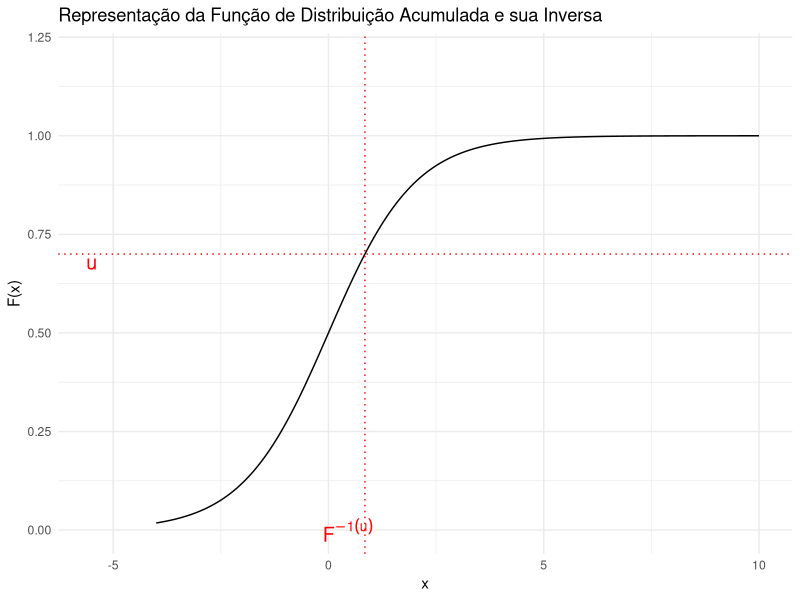
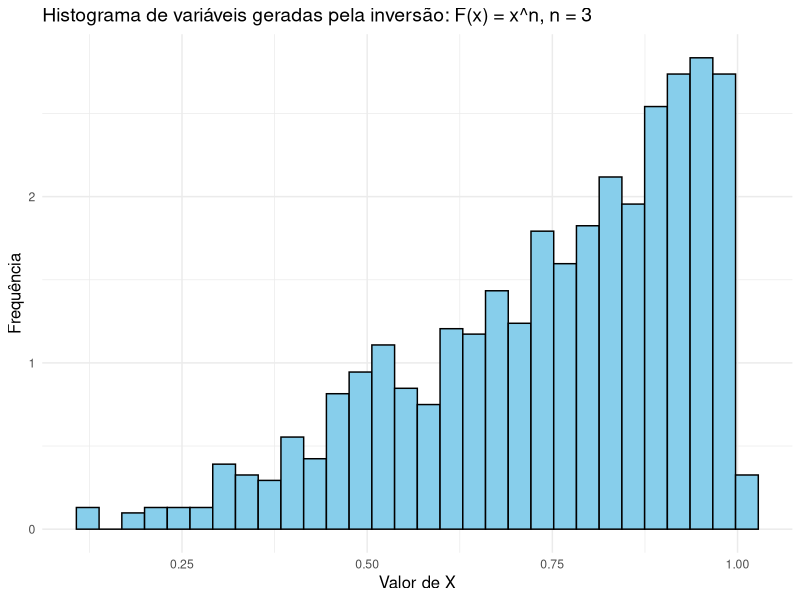
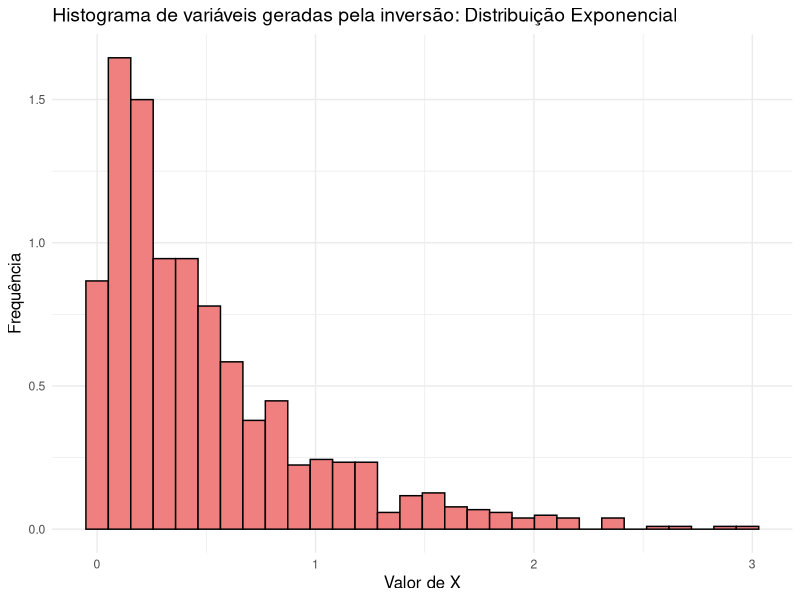
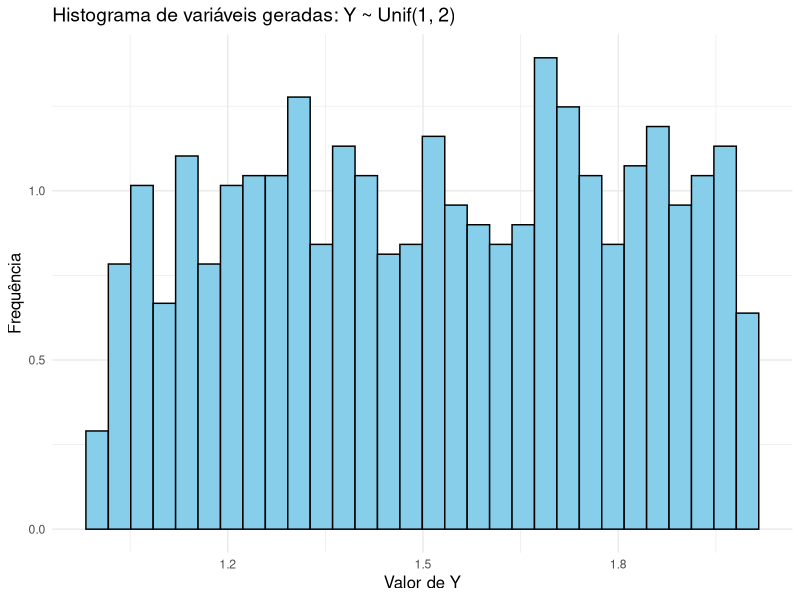
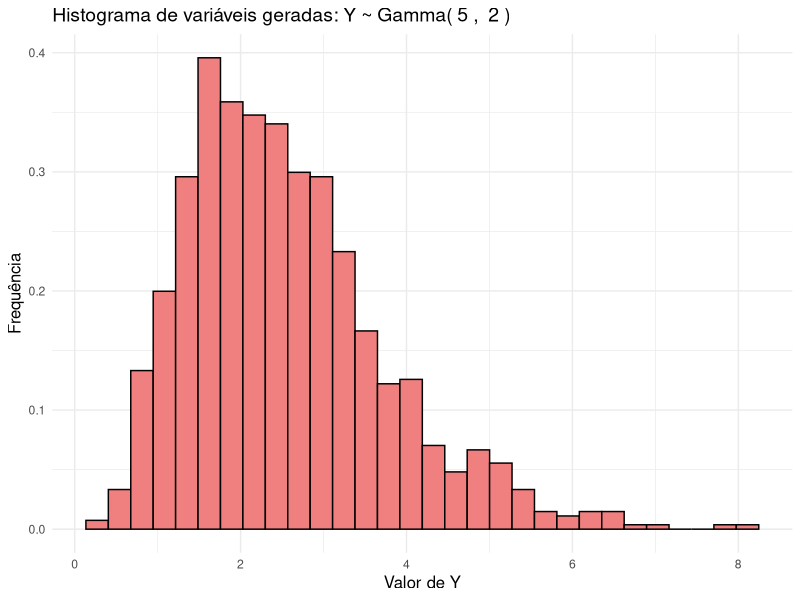

Generate these figures, in order, with R:
## ---- chunk 1
# Carregando as bibliotecas necessárias
library(ggplot2)

# Definindo a função de distribuição acumulada F(x) - função logística
F_ac <- function(x) {
  return(1 / (1 + exp(-x)))
}

# Definindo a inversa da função de distribuição acumulada F_inv(u)
F_inv <- function(u) {
  return(-log((1 / u) - 1))
}

# Gerando valores de x e u
x <- seq(-4, 10, length.out = 400)
u <- seq(0.01, 0.99, length.out = 400)

# Definindo o valor de U para plotar as linhas
u_value <- 0.7
x_value <- F_inv(u_value)

# Criando o gráfico
ggplot(data = data.frame(x = x, F_x = F_ac(x))) +
  geom_line(aes(x = x, y = F_x), color = "black") +
  geom_hline(yintercept = u_value, linetype = "dotted", color = "red") +
  geom_vline(xintercept = x_value, linetype = "dotted", color = "red") +
  annotate("text", x = x_value - 0.4, y = -0, label = expression(F^{-1}(u)), color = "red", size = 5) +
  annotate("text", x = -5.5, y = u_value - 0.02, label = "u", color = "red", size = 5) +
  labs(title = "Representação da Função de Distribuição Acumulada e sua Inversa",
       x = "x", y = "F(x)") +
  ylim(0, 1.2) +
  theme_minimal()
## ---- chunk 2
# Carregar a biblioteca ggplot2
library(ggplot2)

# Definir o parâmetro n da distribuição F(x) = x^n
n <- 3

# Gerar 1000 valores U de uma distribuição uniforme (0,1)
U <- runif(1000, min = 0, max = 1)

# Calcular X = U^(1/n)
X <- U^(1/n)

# Criar um dataframe para o ggplot2
data <- data.frame(X = X)

# Plotar o histograma usando ggplot2
p <- ggplot(data, aes(x = X)) +
  geom_histogram(aes(y = ..density..), bins = 30, fill = 'skyblue', color = 'black') +
  labs(title = 'Histograma de variáveis geradas pela inversão: F(x) = x^n, n = 3',
       x = 'Valor de X', y = 'Frequência') +
  theme_minimal() +
  theme(plot.title = element_text(size = 14),
        axis.title.x = element_text(size = 12),
        axis.title.y = element_text(size = 12))

# Exibir o gráfico
print(p)
## ---- chunk 3
# Carregar a biblioteca ggplot2
library(ggplot2)

# Definir o parâmetro lambda da distribuição exponencial
lambda <- 2

# Gerar 1000 valores U de uma distribuição uniforme (0,1)
U <- runif(1000, min = 0, max = 1)

# Calcular X usando a inversa da CDF da distribuição exponencial
X <- -log(1 - U) / lambda

# Criar um dataframe para o ggplot2
data <- data.frame(X = X)

# Plotar o histograma usando ggplot2
p <- ggplot(data, aes(x = X)) +
  geom_histogram(aes(y = ..density..), bins = 30, fill = 'lightcoral', color = 'black') +
  labs(title = 'Histograma de variáveis geradas pela inversão: Distribuição Exponencial',
       x = 'Valor de X', y = 'Frequência') +
  theme_minimal() +
  theme(plot.title = element_text(size = 14),
        axis.title.x = element_text(size = 12),
        axis.title.y = element_text(size = 12))

# Exibir o gráfico
print(p)
## ---- chunk 4
# Carregar biblioteca ggplot2
library(ggplot2)

# Gerar 1000 valores U de uma distribuição uniforme (0,1)
U <- runif(1000, min = 0, max = 1)

# Calcular Y = U + 1 para ter Y ~ Unif(1, 2)
Y <- U + 1

# Criar um dataframe para o ggplot2
data <- data.frame(Y = Y)

# Plotar o histograma usando ggplot2
p <- ggplot(data, aes(x = Y)) +
  geom_histogram(aes(y = ..density..), bins = 30, fill = 'skyblue', color = 'black') +
  labs(title = 'Histograma de variáveis geradas: Y ~ Unif(1, 2)',
       x = 'Valor de Y', y = 'Frequência') +
  theme_minimal() +
  theme(plot.title = element_text(size = 14),
        axis.title.x = element_text(size = 12),
        axis.title.y = element_text(size = 12))

# Exibir o gráfico
print(p)
## ---- chunk 5
# Carregar biblioteca ggplot2
library(ggplot2)

# Definir parâmetros
n <- 5  # número de somas
lambda <- 2  # parâmetro da distribuição exponencial

# Gerar 1000 valores U para cada uma das n somas
U <- matrix(runif(1000 * n, min = 0, max = 1), ncol = n)

# Calcular X_i = -log(1 - U_i) / lambda para cada U_i
X <- -log(1 - U) / lambda

# Somar os valores de X para obter Y ~ Gamma(n, lambda)
Y <- rowSums(X)

# Criar um dataframe para o ggplot2
data <- data.frame(Y = Y)

# Plotar o histograma usando ggplot2
p <- ggplot(data, aes(x = Y)) +
  geom_histogram(aes(y = ..density..), bins = 30, fill = 'lightcoral', color = 'black') +
  labs(title = paste('Histograma de variáveis geradas: Y ~ Gamma(', n, ', ', lambda, ')'),
       x = 'Valor de Y', y = 'Frequência') +
  theme_minimal() +
  theme(plot.title = element_text(size = 14),
        axis.title.x = element_text(size = 12),
        axis.title.y = element_text(size = 12))

# Exibir o gráfico
print(p)
